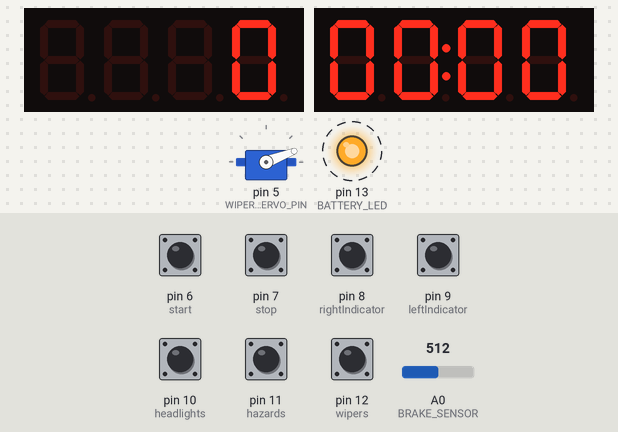
Simulated run of this program. Board: Arduino Nano, built with avr-gcc and run on an emulated ATmega328P. Shown: 2 × 4-digit seven-segment display, servo, output pins drawn as LEDs (lit = HIGH). Dashed ring = blinking. The test bench sets the inputs (shaded band); at power-on: pin 6 (start), pin 7 (stop), pin 8 (rightIndicator), pin 9 (leftIndicator), pin 10 (headlights), pin 11 (hazards), pin 12 (wipers) HIGH, A0 (BRAKE_SENSOR) = 512. What the program prints to the serial monitor is not drawn.

Above: at 3.68 s.
4.3 s: pin 12 (wipers) pulled LOW for 0.15 s
At 4.95 s:
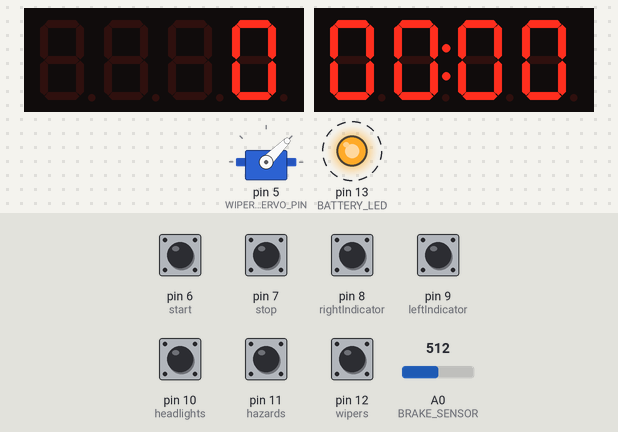
5.0 s: A0 (BRAKE_SENSOR) set to 619
At 7.65 s:
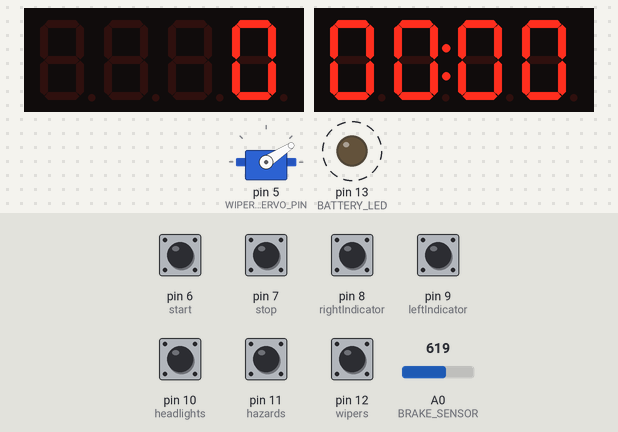
8.0 s: A0 (BRAKE_SENSOR) set to 646
Timing chart, 0 to 12.8 s (numbered marks = the images above; inputs shaded):
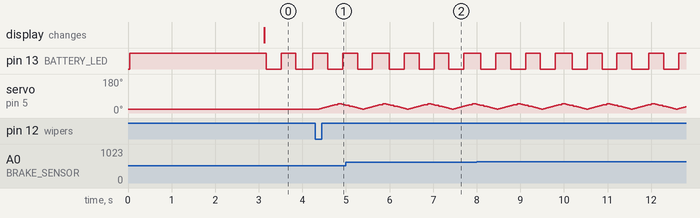

The program:

main.cpp
```cpp
#include <SerialPacketFunctions.h>
#include "Tm1637helper.h"
#include "ButtonEdge.h"
#include <FixedPoint.h>
#include <Arduino.h>
#include <Structs.h>
#include <Servo.h>
#include <TM1637Display.h>
#include "OledDisplay.h"

//constants
constexpr int WIPER_POS_MIN = 21;
constexpr int WIPER_POS_MAX = 50;
constexpr unsigned long WIPER_SWEEP_TIME_MS = 500;
constexpr unsigned long BATTERY_FLASH_INTERVAL_MS = 350;
constexpr unsigned long REVERSE_PACKET_INTERVAL = 50; // ~20Hz
constexpr unsigned long DEBUG_COMBO_WINDOW_MS = 500;

//hardware
TM1637Helper display2(2, 3);
TM1637Helper display(A2, A3);
Button rightIndicator(8);
Button leftIndicator(9);
Button headlights(10);
Button hazards(11);
Button wipers(12);
Button start(6);
Button stop(7);
Servo wiperServo;
constexpr uint8_t BATTERY_LED = 13;
constexpr uint8_t BRAKE_SENSOR = A0;
constexpr uint8_t WIPER_SERVO_PIN = 5;

//states
enum DebugStates : uint8_t {
    VOLTAGE,
    BRAKE_SENSOR_READ,
    DISPLAY_TEST
};

enum EngineState : uint8_t {
    OFF,
    PRIMING,
    STARTING,
    ON
};

bool debugMode = false;
bool starterState = false;
bool ignitionState = false;
unsigned long hazardsPressedAt = 0;
unsigned long headlightsPressedAt = 0;
unsigned long wipersPressedAt = 0;
unsigned long engineStartTime = 0;
EngineState engineState = OFF;

//packet
ForwardPacket latestForwardPacket{};

bool checkDebugCombo() {
    const unsigned long now = millis();

    if (hazards.wasPressed()) hazardsPressedAt = now;
    if (headlights.wasPressed()) headlightsPressedAt = now;
    if (wipers.wasPressed()) wipersPressedAt = now;

    if (hazardsPressedAt > 0 && headlightsPressedAt > 0 && wipersPressedAt > 0) {
        const unsigned long earliest = min(hazardsPressedAt, min(headlightsPressedAt, wipersPressedAt));
        const unsigned long latest = max(hazardsPressedAt, max(headlightsPressedAt, wipersPressedAt));

        if (latest - earliest <= DEBUG_COMBO_WINDOW_MS && now - latest < DEBUG_COMBO_WINDOW_MS) {
            debugMode = !debugMode;
            hazards.resetToggle();
            headlights.resetToggle();
            wipers.resetToggle();
            rightIndicator.resetToggle();
            leftIndicator.resetToggle();
            hazardsPressedAt = headlightsPressedAt = wipersPressedAt = 0;
            return true;
        }
        if (now - earliest > DEBUG_COMBO_WINDOW_MS) {
            hazardsPressedAt = headlightsPressedAt = wipersPressedAt = 0;
        }
    }
    return false;
}


void handleButtons() {
    rightIndicator.toggle();
    leftIndicator.toggle();
    headlights.toggle();
    hazards.toggle();
    wipers.toggle();
    start.toggle();
    stop.toggle();
}


void updateWiper(const bool enabled) {
    static bool lastEnabled = false;
    static bool sweepingUp = true; //true is moving toward max
    static unsigned long sweepStart = 0;
    static int sweepFrom = WIPER_POS_MIN;
    static int sweepTo = WIPER_POS_MAX;

    if (!enabled) {
        if (lastEnabled) wiperServo.write(WIPER_POS_MIN);
        lastEnabled = false;
        return;
    }

    const unsigned long now = millis();

    if (!lastEnabled) {
        sweepingUp = true;
        sweepFrom = WIPER_POS_MIN;
        sweepTo = WIPER_POS_MAX;
        sweepStart = now;
        wiperServo.write(WIPER_POS_MIN);
    }

    float t = static_cast<float>(now - sweepStart) / static_cast<float>(WIPER_SWEEP_TIME_MS);
    if (t >= 1.0f) {
        sweepingUp = !sweepingUp;
        sweepFrom = sweepingUp ? WIPER_POS_MIN : WIPER_POS_MAX;
        sweepTo = sweepingUp ? WIPER_POS_MAX : WIPER_POS_MIN;
        sweepStart = now;
        t = 0.0f;
    }

    wiperServo.write(static_cast<int>(sweepFrom + t * (sweepTo - sweepFrom)));
    lastEnabled = true;
}


void handlePacket(const uint8_t type, const uint8_t *data, const uint8_t len) {
    if (type == 1 && len == sizeof(ForwardPacket)) {
        memcpy(&latestForwardPacket, data, sizeof(ForwardPacket));
    }
}

bool getBrakePedalState() {
    return analogRead(BRAKE_SENSOR) < 630;
}

void setBatteryLed(const float voltage) {
    if (voltage < 12.30f) {
        digitalWrite(BATTERY_LED, millis() / BATTERY_FLASH_INTERVAL_MS % 2 == 0);
    } else if (voltage < 12.40f) {
        digitalWrite(BATTERY_LED, HIGH);
    } else {
        digitalWrite(BATTERY_LED, LOW);
    }
}

void setup() {
    Serial.begin(9600);
    Wire.begin();
    display.begin();
    display.setBrightness(7);
    display2.begin();
    display2.setBrightness(7);
    pinMode(BATTERY_LED, OUTPUT);
    digitalWrite(BATTERY_LED, HIGH);
    rightIndicator.begin();
    leftIndicator.begin();
    headlights.begin();
    hazards.begin();
    wipers.begin();
    start.begin();
    stop.begin();
    wiperServo.attach(WIPER_SERVO_PIN);
    wiperServo.write(WIPER_POS_MIN);

    static constexpr uint8_t startupSegs[4] = {
        0x00,
        SEG_D | SEG_E | SEG_F | SEG_G, // t
        SEG_A | SEG_D | SEG_E | SEG_F | SEG_G, // E
        SEG_A | SEG_D | SEG_E | SEG_F, // C
    };
    display.writeRaw(startupSegs);
    display2.writeRaw(startupSegs);
    delay(3000);
    digitalWrite(BATTERY_LED, LOW);
}

void loop() {
    static DebugStates lastDebugState = VOLTAGE;
    static IndicatorState lastIndicatorState = INDICATOR_OFF;

    rightIndicator.update();
    leftIndicator.update();
    headlights.update();
    hazards.update();
    wipers.update();
    stop.update();
    start.update();

    const bool comboFired = checkDebugCombo();

    updatePacket(Serial, handlePacket);

    const float voltage = decodeFixedToNumber(latestForwardPacket.voltage);
    setBatteryLed(voltage);
    display2.writeFloat(decodeFixedToNumber(latestForwardPacket.temperature));

    if (stop.wasPressed()) {
        engineState = OFF;
        ignitionState = false;
        starterState = false;
        start.resetToggle(); // prevent auto-restart since toggleState() stays true
    }

    switch (engineState) {
        case OFF:
            if (start.toggleState()) {
                ignitionState = true;
                starterState = false;
                engineStartTime = millis();
                engineState = PRIMING;
            }

            break;
        case PRIMING: {
            ignitionState = true;
            starterState = false;
            const unsigned long elapsed = millis() - engineStartTime;
            if (elapsed >= 1500) {
                engineState = STARTING;
            }
            break;
        }
        case STARTING: {
            ignitionState = true;
            starterState = true;
            const unsigned long elapsed = millis() - engineStartTime;
            if (elapsed >= 3500) {
                engineState = ON;
            }
            break;
        }
        case ON:
            ignitionState = true;
            starterState = false;
            break;
    }


    if (debugMode) {
        if (!comboFired) {
            handleButtons();
        }

        updateWiper(false);

        if (headlights.wasPressed()) {
            lastDebugState = VOLTAGE;
        }
        if (wipers.wasPressed()) {
            lastDebugState = BRAKE_SENSOR_READ;
        }
        if (hazards.wasPressed()) {
            lastDebugState = DISPLAY_TEST;
        }
        if (leftIndicator.held() && rightIndicator.held()) {
            //starterState = true;
        }

        switch (lastDebugState) {
            case VOLTAGE:
                display.writeFloat(voltage, 2);
                break;
            case BRAKE_SENSOR_READ:
                display.writeNumber(analogRead(BRAKE_SENSOR), true);
                break;
            case DISPLAY_TEST:
                //display.writeFloat(88.88, 2);
                display.writeFloat(decodeFixedToNumber(latestForwardPacket.temperature));
                break;
        }
    } else {
        if (!comboFired) {
            handleButtons();
        }

        switch (lastIndicatorState) {
            case RIGHT:
                if (leftIndicator.toggleState() || hazards.toggleState()) rightIndicator.resetToggle();
                break;
            case LEFT:
                if (rightIndicator.toggleState() || hazards.toggleState()) leftIndicator.resetToggle();
                break;
            case HAZARDS:
                if (rightIndicator.toggleState() || leftIndicator.toggleState()) hazards.resetToggle();
                break;
            default:
                break;
        }

        IndicatorState state = INDICATOR_OFF;
        if (hazards.toggleState()) state = HAZARDS;
        else if (leftIndicator.toggleState()) state = LEFT;
        else if (rightIndicator.toggleState()) state = RIGHT;
        lastIndicatorState = state;

        updateWiper(wipers.toggleState());

        display.writeNumber(latestForwardPacket.speed, false);
    }

    static unsigned long lastReverseSend = 0;
    const unsigned long now = millis();
    if (now - lastReverseSend >= REVERSE_PACKET_INTERVAL) {
        lastReverseSend = now;
        const IndicatorState state = debugMode ? INDICATOR_OFF : lastIndicatorState;
        ReversePacket packet = {
            state, headlights.toggleState(), getBrakePedalState(), true, ignitionState, starterState
        };

        sendPacket(Serial, 2, reinterpret_cast<uint8_t *>(&packet), sizeof(packet));
    }
}
```

ButtonEdge.cpp
```cpp
#include "ButtonEdge.h"

Button::Button(const uint8_t pin, const uint8_t mode, const uint16_t debounceMs)
    : _pin(pin), _mode(mode), _current(false), _last(false), _toggle(false),
      _debounceMs(debounceMs), _lastChangeMs(0) {
}

void Button::begin() {
    pinMode(_pin, _mode);
    _current = _read();
    _last = _current;
}

void Button::update() {
    const bool raw = _read();
    const uint32_t now = millis();

    if (raw != _current && now - _lastChangeMs >= _debounceMs) {
        _last = _current;
        _current = raw;
        _lastChangeMs = now;
    } else {
        _last = _current;
    }
}

bool Button::wasPressed() const { return _current && !_last; }
bool Button::wasReleased() const { return !_current && _last; }
bool Button::held() const { return _current; }
bool Button::rising() const { return wasPressed(); }
bool Button::falling() const { return wasReleased(); }

bool Button::toggle() {
    if (wasPressed()) _toggle = !_toggle;
    return _toggle;
}

bool Button::toggleState() const { return _toggle; }
void Button::resetToggle() { _toggle = false; }

bool Button::_read() const {
    const bool raw = digitalRead(_pin);
    return _mode == INPUT_PULLUP ? !raw : raw;
}
```

ButtonEdge.h
```cpp
#pragma once
#include <Arduino.h>

class Button {
public:
  Button() = delete;

  explicit Button(uint8_t pin, uint8_t mode = INPUT_PULLUP, uint16_t debounceMs = 50);

  void begin();

  void update();

  bool wasPressed() const;

  bool wasReleased() const;

  bool held() const;

  bool rising() const;

  bool falling() const;

  bool toggle();

  bool toggleState() const;

  void resetToggle();

private:
  uint8_t _pin;
  uint8_t _mode;
  bool _current;
  bool _last;
  bool _toggle;
  uint16_t _debounceMs;
  uint32_t _lastChangeMs;
  uint64_t _currentMs{};

  bool _read() const;
};

template<uint8_t N>
class ButtonArray {
public:
  explicit ButtonArray(const uint8_t pins[N], uint8_t mode = INPUT_PULLUP) {
    for (uint8_t i = 0; i < N; i++) {
      new(&_storage[i]) Button(pins[i], mode);
    }
  }

  void begin() {
    for (uint8_t i = 0; i < N; i++) btn(i).begin();
  }

  void update() {
    for (uint8_t i = 0; i < N; i++) btn(i).update();
  }

  Button &operator[](const uint8_t i) { return btn(i); }
  static uint8_t size() { return N; }

private:
  alignas(Button) uint8_t _storage[N][sizeof(Button)]{};

  Button &btn(uint8_t i) {
    return *reinterpret_cast<Button *>(&_storage[i]);
  }
};
```

OledDisplay.cpp
```cpp
#include "OledDisplay.h"

static constexpr int16_t Y_YELLOW = 4;
static constexpr int16_t Y_BLUE_TOP = 16;
static constexpr int16_t DIVIDER_GAP = 2;

static constexpr int16_t DIVIDER_DEFAULT = 45;

OledDisplay::OledDisplay(const int8_t resetPin)
    : _display(OLED_WIDTH, OLED_HEIGHT, &Wire, resetPin)
      , _dividerY(DIVIDER_DEFAULT) {
    _yellowText[0] = '\0';
}

bool OledDisplay::begin(const uint8_t i2cAddr) {
    if (!_display.begin(SSD1306_SWITCHCAPVCC, i2cAddr))
        return false;
    _display.clearDisplay();
    _display.setTextColor(SSD1306_WHITE);
    _display.display();
    return true;
}

void OledDisplay::setDivider(const int16_t y) {
    _dividerY = constrain(y, Y_BLUE_TOP + 8 + DIVIDER_GAP, OLED_HEIGHT - 8 - 1);
}

void OledDisplay::show(const long value, const char *label) {
    char buf[16];
    snprintf(buf, sizeof(buf), "%ld", value);
    _render(buf, label);
}

void OledDisplay::show(const float value, const char *label, const uint8_t decimals) {
    char fmt[8], buf[16];
    snprintf(fmt, sizeof(fmt), "%%.%uf", static_cast<unsigned>(decimals));
    snprintf(buf, sizeof(buf), fmt, static_cast<double>(value));
    _render(buf, label);
}

void OledDisplay::showRaw(const char *bigText, const char *label) {
    _render(bigText, label);
}

void OledDisplay::setYellow(const char *text) {
    if (text == nullptr) {
        _yellowText[0] = '\0';
    } else {
        strncpy(_yellowText, text, sizeof(_yellowText) - 1);
        _yellowText[sizeof(_yellowText) - 1] = '\0';
    }
    _display.fillRect(0, 0, OLED_WIDTH, 16, SSD1306_BLACK);
    if (_yellowText[0] != '\0') {
        _centerText(_yellowText, Y_YELLOW, 1);
    }
    _display.display();
}

void OledDisplay::setBrightness(const uint8_t level) {
    _display.ssd1306_command(SSD1306_SETCONTRAST);
    _display.ssd1306_command(static_cast<uint8_t>((level & 0x0F) * 17));
}

void OledDisplay::on() { _display.ssd1306_command(SSD1306_DISPLAYON); }

void OledDisplay::off() { _display.ssd1306_command(SSD1306_DISPLAYOFF); }

void OledDisplay::_centerText(const char *text, const int16_t y, const uint8_t textSize) {
    _display.setTextSize(textSize);
    int16_t x1, y1;
    uint16_t w, h;
    _display.getTextBounds(text, 0, y, &x1, &y1, &w, &h);
    int16_t x = (static_cast<int16_t>(OLED_WIDTH) - static_cast<int16_t>(w)) / 2;
    if (x < 0) x = 0;
    _display.setCursor(x, y);
    _display.print(text);
}

static uint8_t pickSize(Adafruit_SSD1306 &disp, const char *text, const int16_t startY, const int16_t maxWidth,
                        const int16_t maxHeight, uint16_t &outH) {
    for (uint8_t s = 4; s >= 1; s--) {
        int16_t x1, y1;
        uint16_t w, h;
        disp.setTextSize(s);
        disp.getTextBounds(text, 0, startY, &x1, &y1, &w, &h);
        if (static_cast<int16_t>(w) <= maxWidth && static_cast<int16_t>(h) <= maxHeight) {
            outH = h;
            return s;
        }
    }
    //fallback: size 1 even if it overflows
    int16_t x1, y1;
    uint16_t w, h;
    disp.setTextSize(1);
    disp.getTextBounds(text, 0, startY, &x1, &y1, &w, &h);
    outH = h;
    return 1;
}

void OledDisplay::_render(const char *bigText, const char *label) {
    _display.clearDisplay();

    if (_yellowText[0] != '\0') {
        _centerText(_yellowText, Y_YELLOW, 1);
    }

    const int16_t numberZoneH = _dividerY - DIVIDER_GAP - Y_BLUE_TOP;

    uint16_t numH = 0;
    const uint8_t numSize = pickSize(_display, bigText,
                                     Y_BLUE_TOP, OLED_WIDTH, numberZoneH, numH);

    int16_t numberY = Y_BLUE_TOP + (numberZoneH - static_cast<int16_t>(numH)) / 2;
    if (numberY < Y_BLUE_TOP) numberY = Y_BLUE_TOP;
    _centerText(bigText, numberY, numSize);

    _display.drawFastHLine(0, _dividerY, OLED_WIDTH, SSD1306_WHITE);

    const int16_t labelTop = _dividerY + 1;
    const int16_t labelZoneH = OLED_HEIGHT - labelTop; // e.g. 63 - dividerY

    uint16_t lblH = 0;
    const uint8_t lblSize = pickSize(_display, label,
                                     labelTop, OLED_WIDTH, labelZoneH, lblH);

    int16_t labelY = labelTop + (labelZoneH - static_cast<int16_t>(lblH)) / 2;
    if (labelY < labelTop) labelY = labelTop;
    _centerText(label, labelY, lblSize);

    _display.display();
}
```

OledDisplay.h
```cpp
#pragma once

#include <Adafruit_GFX.h>
#include <Adafruit_SSD1306.h>

#define OLED_I2C_ADDRESS 0x3C
#define OLED_WIDTH  128
#define OLED_HEIGHT  64

class OledDisplay {
public:
    explicit OledDisplay(int8_t resetPin = -1);

    bool begin(uint8_t i2cAddr = OLED_I2C_ADDRESS);

    void show(const int value, const char *label) { show(static_cast<long>(value), label); }

    void show(long value, const char *label);

    void show(float value, const char *label, uint8_t decimals = 1);

    void showRaw(const char *bigText, const char *label);

    void setYellow(const char *text);

    void setDivider(int16_t y);

    void setBrightness(uint8_t level);

    void on();

    void off();

    Adafruit_SSD1306 &driver() { return _display; }

private:
    Adafruit_SSD1306 _display;
    char _yellowText[22]{};
    int16_t _dividerY;

    void _render(const char *bigText, const char *label);

    void _centerText(const char *text, int16_t y, uint8_t textSize);
};
```

Tm1637helper.h
```cpp
#pragma once

#include <Arduino.h>
#include <TM1637Display.h>

class TM1637Helper {
public:
    //pass CLK and DIO pins
    TM1637Helper(uint8_t clkPin, uint8_t dioPin);

    //init the display with optional brightness (0x00–0x0f)
    void begin(uint8_t brightness = 0x0f);

    //write an integer to the display (-999 to 9999)
    void writeNumber(int number, bool leadingZeros = false);

    //write a float, with specified decimal places (0 or 2)
    void writeFloat(float number, uint8_t decimalPlaces = 2);

    //write hours and minutes in HH:MM format
    void writeTime(uint8_t hours, uint8_t minutes);

    //clear the display
    void clear();

    //set brightness (0x00–0x0f)
    void setBrightness(uint8_t brightness);


    void writeRaw(const uint8_t segments[4]);
private:
    TM1637Display _display;
};
```

Source omitted: Tm1637helper.cpp (2674 bytes)

Measured:
- after the input at 4.3 s, servo on pin 5 (WIPER_SERVO_PIN): rises from 21° to 50° in 0.47 s, then falls to 42° in 0.13 s
- by itself, pin 13 (BATTERY_LED): alternates HIGH for 0.34 s and LOW for 0.34 s
